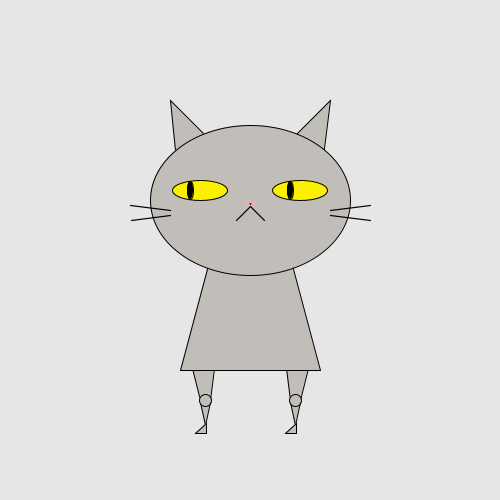
Frame 1 (no input)
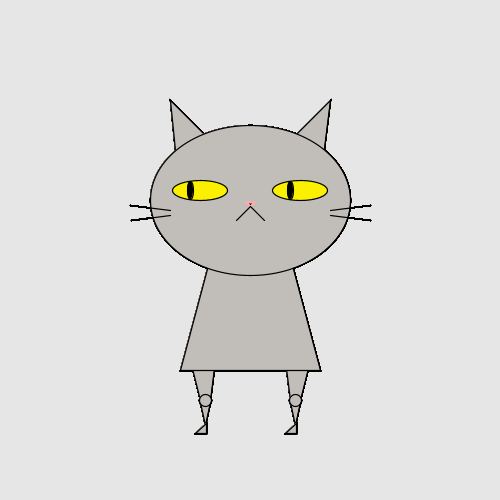
Frame 60 (the mouse pressed at the canvas centre just before this capture)
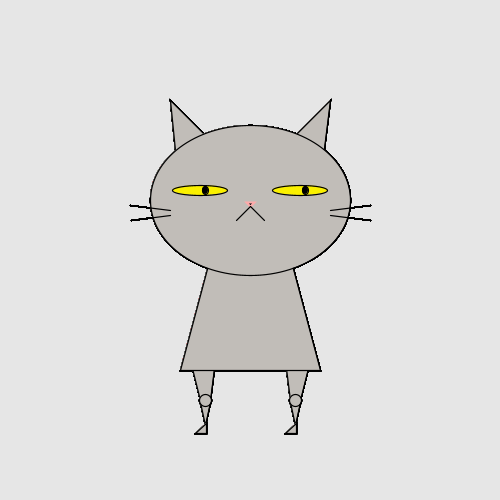
Frame 120 (the mouse held since frame 60 and released just before this capture)

The Processing sketch that drew these frames (run headless with seeded random() and noise(); from frame 60 on, the mouse is pressed at the canvas centre):

// Processing sketch: processing_135164
// ── processing_135164.pde

/* new */

//define variables

int i = 20; //eye height
int j = 55; //eye width
int k = width;

//This runs once
void setup() {
  size(500, 500);
  background(230);
  smooth();
  //noStroke();
}

void draw() {
  
  if(mousePressed == true) {
    i = 10;
  }
  else if(mousePressed == false) {
    i = 20;
  }
    
  fill(193, 189, 184);
  triangle(170, 100, 250, 180, 180, 200); //left ear
  triangle(330, 100, 250, 180, 320, 180); // right ear
  quad(190, 360, 215, 360, 210, 400, 200, 400); //left leg
  quad(310, 360, 285, 360, 290, 400, 300, 400); //right leg
  triangle(210, 402, 200, 402, 205, 425); //left calf
  triangle(290, 402, 300, 402, 295, 425); //right calf
  triangle(206, 423, 195, 433, 206, 433);
  triangle(296, 423, 285, 433, 296, 433); // right foot
  //noStroke();
  ellipse(205, 400, 12, 12); //left knee
  ellipse(295, 400, 12, 12); //right knee
  //stroke(0,0,0);
  quad(220, 220, 280, 220, 320, 370, 180, 370); //torso
  ellipse(250, 200, 200, 150); //head
  fill(250, 240, 0);
  ellipse(200, 190, j, i); //left eye
  ellipse(300, 190, j, i); //right eye
  fill(0, 0, 0);
  /*for(int j = 188; j < width/2; //need to figure out how to move the eyes
   for(mouseX < (width/2)){
   for(mouseX > 188){
   int j = mouseX;
   }
   }
   */
  if (mouseX <= width/2 - 25) {
    ellipse(190, 190, 6, i-2); //left pupil originall
    ellipse(290, 190, 6, i-2); //right pupil
  }
  else if (mouseX >= width/2 +25) {
    ellipse(215, 190, 6, i-3); //left pupil originall
    ellipse(315, 190, 6, i-3);
  }
  else {
    ellipse(205, 190, 6, i-2);
    ellipse(305, 190, 6, i-2);
  }
  /*else if (mouseX > k/2 - 25) {
    if (mouseX < k/2 +25) {
      ellipse(205, 190, 6, i-2);
      ellipse(305, 190, 6, i-2);
    }
  }
  */
  
  if(keyPressed){
    noStroke();
    fill(242, 159, 159, 100);
    ellipse(185, 215, 35, 25);
    ellipse(315, 215, 35, 25);
    //ellipse(250, 200, 200, 150); //head
  }


  strokeWeight(2);
  stroke(254, 170, 170);
  triangle(246, 202, 254, 202, 250, 206);
  strokeWeight(1.2);
  stroke(0, 0, 0);
  line(250, 206, 236, 220); //mouthleft
  line(250, 206, 264, 220); //mouthright
  line(170, 210, 130, 205); //whisker upper left
  line(170, 215, 131, 220); //whisker lower left
  line(330, 210, 370, 205); //whisker upper right
  line(330, 215, 370, 220); //whisker lower right




  //line(
}

//This repeats over and over
